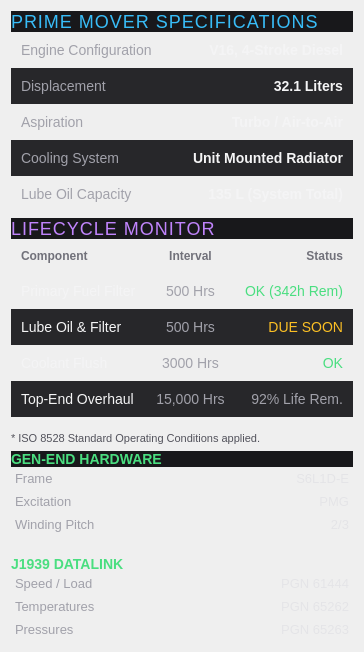
      <widget class="QWidget" name="tab_5">
       <attribute name="icon">
        <iconset theme="emblem-question"/>
       </attribute>
       <attribute name="title">
        <string>Info</string>
       </attribute>
       <layout class="QGridLayout" name="gridLayout_46">
        <item row="0" column="0">
         <widget class="QLabel" name="label_53">
          <property name="text">
           <string>&lt;div style=&quot;background-color: #18181b; padding: 20px; border-radius: 8px; border: 1px solid #27272a; font-family: 'Segoe UI', Roboto, sans-serif;&quot;&gt;
    &lt;h2 style=&quot;color: #38bdf8; margin-top: 0; margin-bottom: 5px; font-weight: 400; letter-spacing: 1px;&quot;&gt;PRIME MOVER SPECIFICATIONS&lt;/h2&gt;

    
    &lt;table width=&quot;100%&quot; cellpadding=&quot;10&quot; cellspacing=&quot;0&quot; style=&quot;font-size: 14px;&quot;&gt;
        &lt;tr&gt;
            &lt;td style=&quot;color: #a1a1aa;&quot;&gt;Engine Configuration&lt;/td&gt;
            &lt;td align=&quot;right&quot; style=&quot;color: #f4f4f5; font-weight: 500;&quot;&gt;V16, 4-Stroke Diesel&lt;/td&gt;
        &lt;/tr&gt;
        &lt;tr style=&quot;background-color: #27272a;&quot;&gt;
            &lt;td style=&quot;color: #a1a1aa;&quot;&gt;Displacement&lt;/td&gt;
            &lt;td align=&quot;right&quot; style=&quot;color: #f4f4f5; font-weight: 500;&quot;&gt;32.1 Liters&lt;/td&gt;
        &lt;/tr&gt;
        &lt;tr&gt;
            &lt;td style=&quot;color: #a1a1aa;&quot;&gt;Aspiration&lt;/td&gt;
            &lt;td align=&quot;right&quot; style=&quot;color: #f4f4f5; font-weight: 500;&quot;&gt;Turbo / Air-to-Air&lt;/td&gt;
        &lt;/tr&gt;
        &lt;tr style=&quot;background-color: #27272a;&quot;&gt;
            &lt;td style=&quot;color: #a1a1aa;&quot;&gt;Cooling System&lt;/td&gt;
            &lt;td align=&quot;right&quot; style=&quot;color: #f4f4f5; font-weight: 500;&quot;&gt;Unit Mounted Radiator&lt;/td&gt;
        &lt;/tr&gt;
        &lt;tr&gt;
            &lt;td style=&quot;color: #a1a1aa;&quot;&gt;Lube Oil Capacity&lt;/td&gt;
            &lt;td align=&quot;right&quot; style=&quot;color: #f4f4f5; font-weight: 500;&quot;&gt;135 L (System Total)&lt;/td&gt;
        &lt;/tr&gt;
    &lt;/table&gt;
&lt;/div&gt;</string>
          </property>
         </widget>
        </item>
        <item row="1" column="0">
         <widget class="QLabel" name="label_54">
          <property name="text">
           <string>&lt;div style=&quot;background-color: #18181b; padding: 20px; border-radius: 8px; border: 1px solid #27272a; font-family: 'Segoe UI', Roboto, sans-serif;&quot;&gt;
    &lt;h2 style=&quot;color: #c084fc; margin-top: 0; margin-bottom: 5px; font-weight: 400; letter-spacing: 1px;&quot;&gt;LIFECYCLE MONITOR&lt;/h2&gt;

    
    &lt;table width=&quot;100%&quot; cellpadding=&quot;10&quot; cellspacing=&quot;0&quot; style=&quot;font-size: 14px;&quot;&gt;
        &lt;tr style=&quot;color: #71717a; text-transform: uppercase; font-size: 12px;&quot;&gt;
            &lt;th align=&quot;left&quot;&gt;Component&lt;/th&gt;
            &lt;th align=&quot;center&quot;&gt;Interval&lt;/th&gt;
            &lt;th align=&quot;right&quot;&gt;Status&lt;/th&gt;
        &lt;/tr&gt;
        &lt;tr style=&quot;border-bottom: 1px solid #27272a;&quot;&gt;
            &lt;td style=&quot;color: #f4f4f5;&quot;&gt;Primary Fuel Filter&lt;/td&gt;
            &lt;td align=&quot;center&quot; style=&quot;color: #a1a1aa;&quot;&gt;500 Hrs&lt;/td&gt;
            &lt;td align=&quot;right&quot; style=&quot;color: #4ade80;&quot;&gt;OK (342h Rem)&lt;/td&gt;
        &lt;/tr&gt;
        &lt;tr style=&quot;background-color: #27272a;&quot;&gt;
            &lt;td style=&quot;color: #f4f4f5;&quot;&gt;Lube Oil &amp; Filter&lt;/td&gt;
            &lt;td align=&quot;center&quot; style=&quot;color: #a1a1aa;&quot;&gt;500 Hrs&lt;/td&gt;
            &lt;td align=&quot;right&quot; style=&quot;color: #fbbf24;&quot;&gt;DUE SOON&lt;/td&gt;
        &lt;/tr&gt;
        &lt;tr&gt;
            &lt;td style=&quot;color: #f4f4f5;&quot;&gt;Coolant Flush&lt;/td&gt;
            &lt;td align=&quot;center&quot; style=&quot;color: #a1a1aa;&quot;&gt;3000 Hrs&lt;/td&gt;
            &lt;td align=&quot;right&quot; style=&quot;color: #4ade80;&quot;&gt;OK&lt;/td&gt;
        &lt;/tr&gt;
        &lt;tr style=&quot;background-color: #27272a;&quot;&gt;
            &lt;td style=&quot;color: #f4f4f5;&quot;&gt;Top-End Overhaul&lt;/td&gt;
            &lt;td align=&quot;center&quot; style=&quot;color: #a1a1aa;&quot;&gt;15,000 Hrs&lt;/td&gt;
            &lt;td align=&quot;right&quot; style=&quot;color: #a1a1aa;&quot;&gt;92% Life Rem.&lt;/td&gt;
        &lt;/tr&gt;
    &lt;/table&gt;
    &lt;p style=&quot;font-size: 11px; color: #52525b; margin-top: 15px; margin-bottom: 0;&quot;&gt;* ISO 8528 Standard Operating Conditions applied.&lt;/p&gt;
&lt;/div&gt;</string>
          </property>
         </widget>
        </item>
        <item row="2" column="0">
         <widget class="QLabel" name="label_55">
          <property name="text">
           <string>&lt;div style=&quot;background-color: #18181b; padding: 15px; border-radius: 8px; border: 1px solid #27272a; font-family: 'Segoe UI', Roboto, sans-serif;&quot;&gt;
    &lt;h3 style=&quot;color: #4ade80; margin-top: 0; margin-bottom: 10px; font-weight: 500;&quot;&gt;GEN-END HARDWARE&lt;/h3&gt;
    &lt;table width=&quot;100%&quot; cellpadding=&quot;4&quot; cellspacing=&quot;0&quot; style=&quot;font-size: 13px;&quot;&gt;
        &lt;tr&gt;
            &lt;td style=&quot;color: #a1a1aa;&quot;&gt;Frame&lt;/td&gt;
            &lt;td align=&quot;right&quot; style=&quot;color: #e4e4e7;&quot;&gt;S6L1D-E&lt;/td&gt;
        &lt;/tr&gt;
        &lt;tr&gt;
            &lt;td style=&quot;color: #a1a1aa;&quot;&gt;Excitation&lt;/td&gt;
            &lt;td align=&quot;right&quot; style=&quot;color: #e4e4e7;&quot;&gt;PMG&lt;/td&gt;
        &lt;/tr&gt;
        &lt;tr&gt;
            &lt;td style=&quot;color: #a1a1aa;&quot;&gt;Winding Pitch&lt;/td&gt;
            &lt;td align=&quot;right&quot; style=&quot;color: #e4e4e7;&quot;&gt;2/3&lt;/td&gt;
        &lt;/tr&gt;
    &lt;/table&gt;

    &lt;h3 style=&quot;color: #4ade80; margin-top: 20px; margin-bottom: 10px; font-weight: 500;&quot;&gt;J1939 DATALINK&lt;/h3&gt;
    &lt;table width=&quot;100%&quot; cellpadding=&quot;4&quot; cellspacing=&quot;0&quot; style=&quot;font-size: 13px;&quot;&gt;
        &lt;tr&gt;
            &lt;td style=&quot;color: #a1a1aa;&quot;&gt;Speed / Load&lt;/td&gt;
            &lt;td align=&quot;right&quot; style=&quot;color: #e4e4e7;&quot;&gt;PGN 61444&lt;/td&gt;
        &lt;/tr&gt;
        &lt;tr&gt;
            &lt;td style=&quot;color: #a1a1aa;&quot;&gt;Temperatures&lt;/td&gt;
            &lt;td align=&quot;right&quot; style=&quot;color: #e4e4e7;&quot;&gt;PGN 65262&lt;/td&gt;
        &lt;/tr&gt;
        &lt;tr&gt;
            &lt;td style=&quot;color: #a1a1aa;&quot;&gt;Pressures&lt;/td&gt;
            &lt;td align=&quot;right&quot; style=&quot;color: #e4e4e7;&quot;&gt;PGN 65263&lt;/td&gt;
        &lt;/tr&gt;
    &lt;/table&gt;
&lt;/div&gt;</string>
          </property>
         </widget>
        </item>
       </layout>
      </widget>
